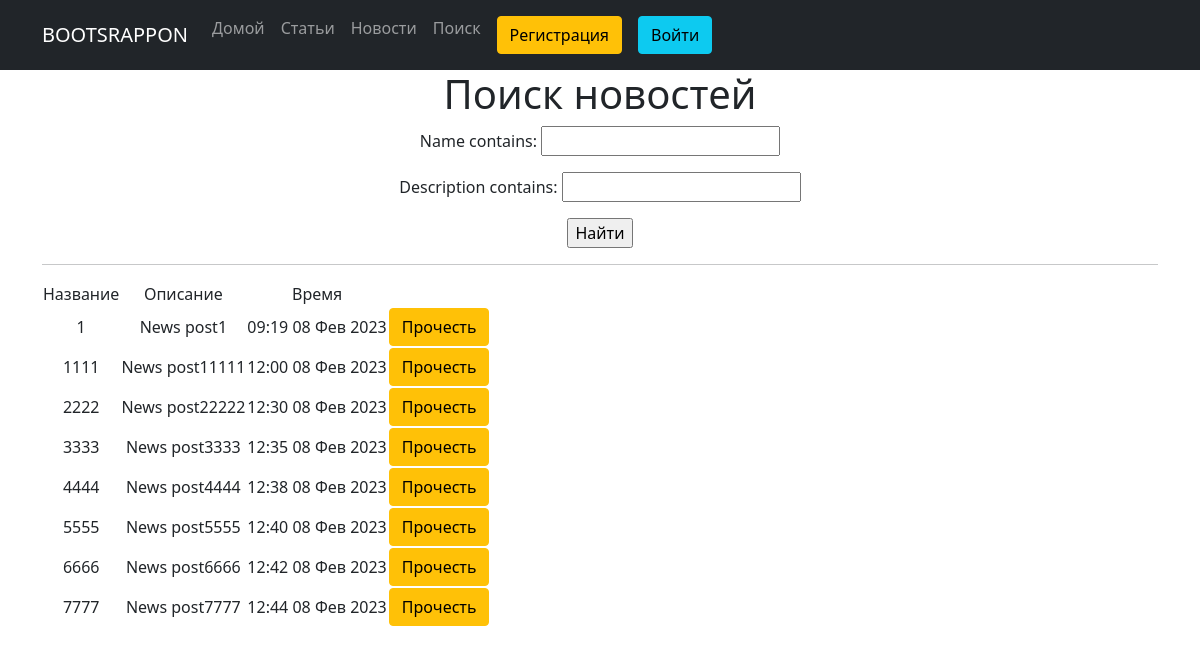
The page /search/ on the database as committed earlier.
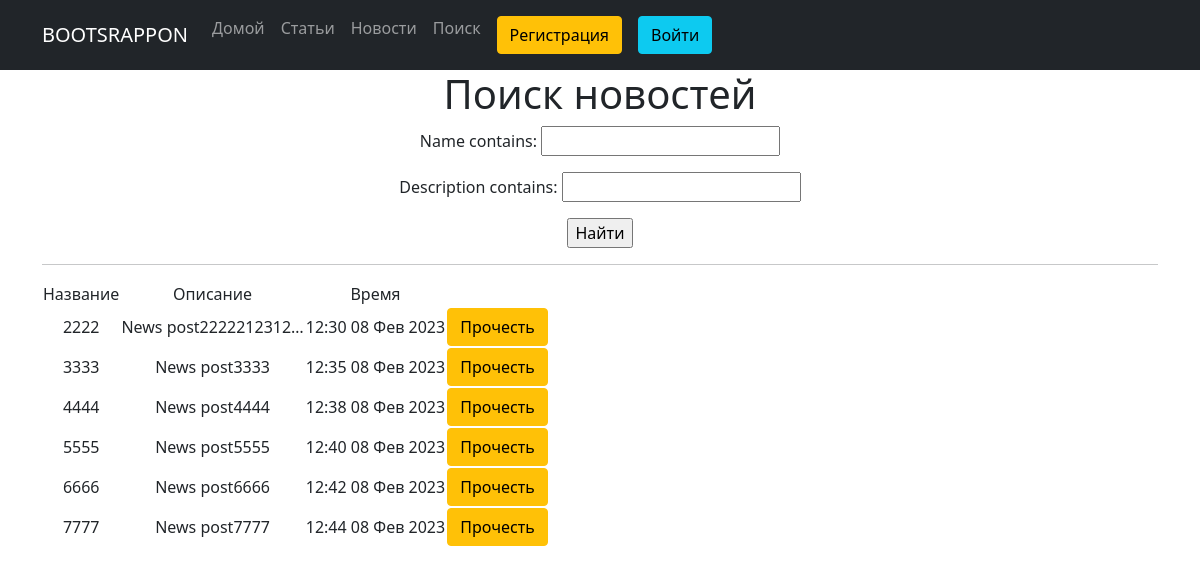
The same page on the database as committed later.
### simpleapp/models.py (models this page shows, shortened)
class News(models.Model):
    date = models.DateTimeField(default=datetime.now)
    name = models.CharField(max_length=50, unique=True)
    description = models.TextField(default="News post")

### simpleapp/views.py (the view)
# urls.py: path('search/', NewsSearch.as_view(), name='news_search'),
class NewsSearch(ListView):
    model = News
    template_name = 'news_search.html'
    ordering = 'name'
    context_object_name = 'news'
    def get_queryset(self):
        queryset = super().get_queryset()
        self.filterset = NewsFilter(self.request.GET, queryset)
        return self.filterset.qs
    def get_context_data(self, **kwargs):
        context = super().get_context_data(**kwargs)
        context['filterset'] = self.filterset
        return context

### simpleapp/templatetags/custom_filters.py (called while the page is built)
@register.filter()
def censor(value):
    try:
        if "редиска" in value:
            value = value.replace('редиска', 'р******')
            return value
        else:
            return value
    except:
        raise TypeError("Функция принимает только строки")

### templates/news_search.html (shortened to what this page needs)
{% extends 'flatpages/default.html' %}
{% load custom_filters %}
{% load custom_tags %}
{% block content %}
   <h1>Поиск новостей</h1>
   <form action="" method="get">
       {{ filterset.form.as_p }}
       <input type="submit" value="Найти" />
   </form>
   <hr>
   {% if news %}
       <table>
           <tr>
               <td>Название</td>
               <td>Описание</td>
               <td>Время</td>
           </tr>
           {% for post in news %}
           <tr>
               <td>{{ post.name }}</td>
               <td>{{ post.description|censor|truncatechars:20 }}</td>
               <td>{{ post.date|date:'h:s d M Y' }}</td>
               <td><a href="{% url 'news_detail' post.id %}" class="btn btn-warning">Прочесть</a></td>
           </tr>
           {% endfor %}
       </table>
   {% else %}
       <h2>Таких новостей нет!</h2>
   {% endif %}
{% endblock content %}

### templates/flatpages/default.html (shortened to what this page needs)
<!DOCTYPE html>
<html lang="en">
<head>
    {% load static %}
    <link href="{% static 'css/styles.css'%}" rel="stylesheet"/>
</head>
<body>
<nav class="navbar navbar-expand-lg navbar-dark bg-dark static-top">
   <div class="container">
       <a class="navbar-brand" href="#">BOOTSRAPPON</a>
       <div class="collapse navbar-collapse" id="navbarResponsive">
           <ul class="navbar-nav ml-auto">
               <li class="nav-item active">
                   <a class="nav-link" href="{% url 'home' %}">Домой<a>
               </li>
               <li class="nav-item active">
                   <a class="nav-link" href="{% url 'articles_list' %}">Статьи<a>
               </li>
               <li class="nav-item">
                   <a class="nav-link" href="{% url 'news_list' %}">Новости</a>
               </li>
               <li class="nav-item">
                   <a class="nav-link" href="{% url 'news_search' %}">Поиск</a>
               </li>
               <li class="nav-item">
                   <a class="nav-link" href="{% url 'signup' %}" ><button class="btn btn-warning"> Регистрация</button></a>
               </li>
               <li class="nav-item">
                   <a class="nav-link" href="{% url 'login' %}" ><button class="btn btn-info"> Войти</button></a>
               </li>
           </ul>
       </div>
   </div>
</nav>
<div class="container">
   <div class="row">
       <div class="col-lg-12 text-center">
           {% block content %}{% endblock content %}
       </div>
   </div>
</div>

Rows that differ between the two databases and show on the page:
removed News: name "1", description|censor "News post1", date "09:19 08 Фев 2023"
removed News: name "1111", description|censor "News post11111", date "12:00 08 Фев 2023"
changed News: description|censor "News post22222" → "News post2222212312…"
